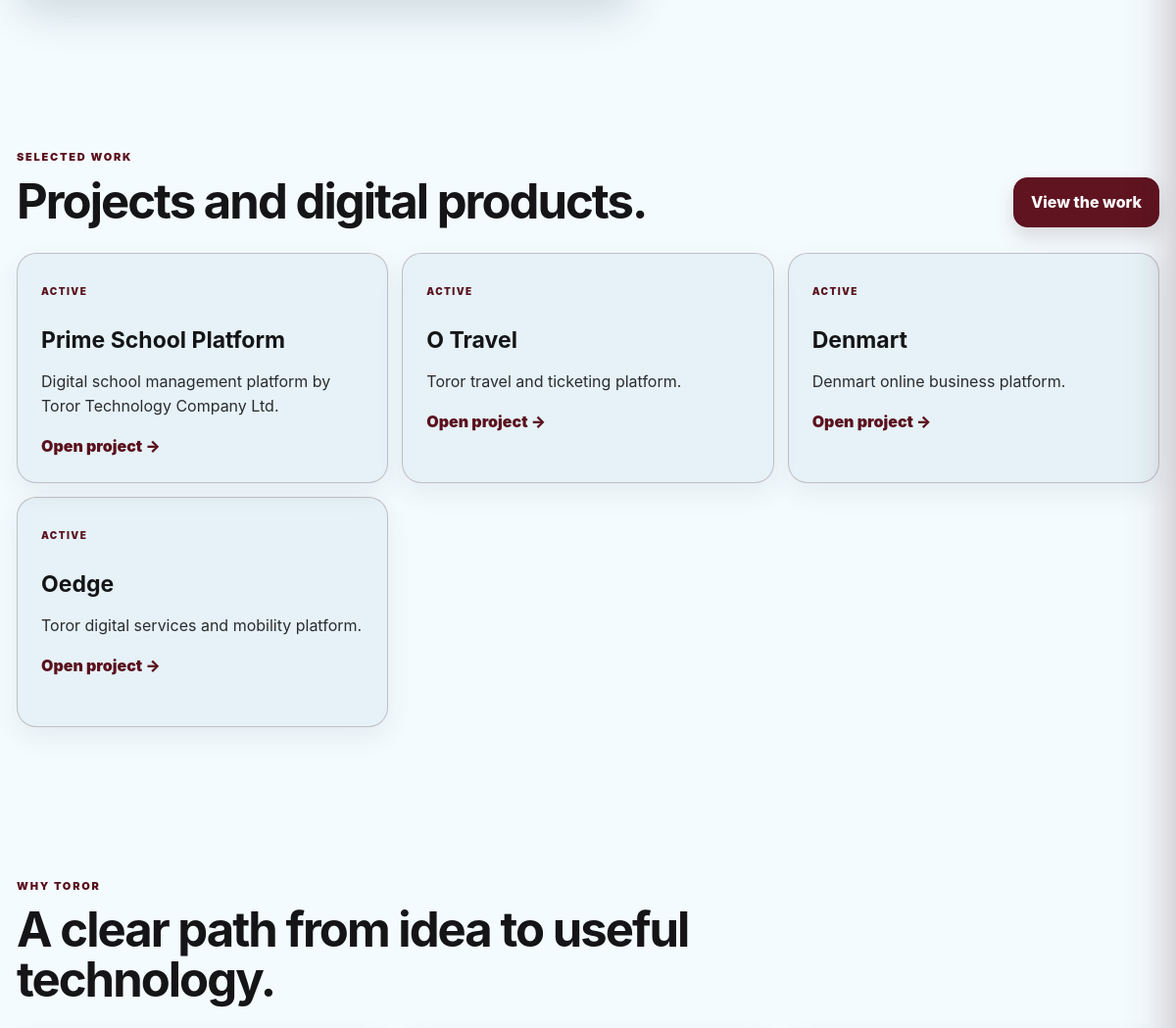
Before: / (middle part) with the older database file.
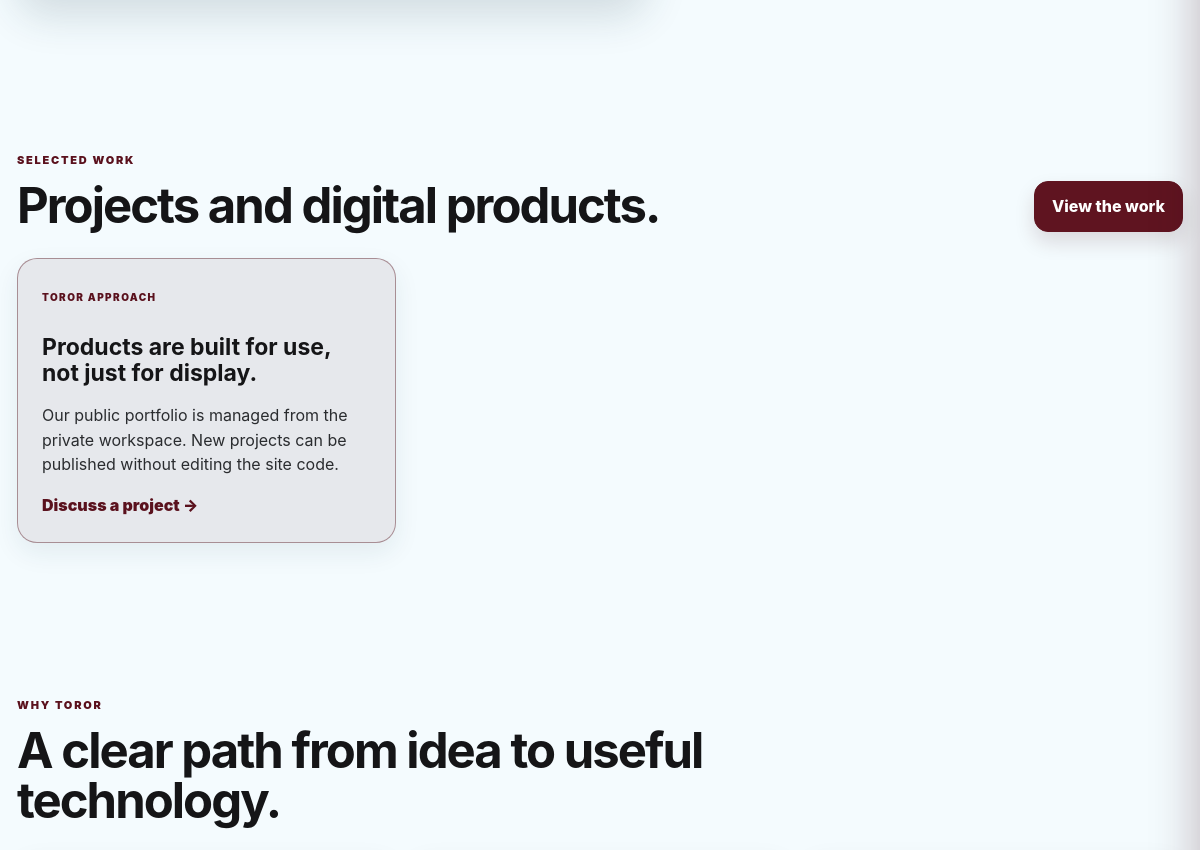
After: the same page with the newer database file.
### tables this page shows
CREATE TABLE projects (
        id INTEGER PRIMARY KEY AUTOINCREMENT,
        title TEXT NOT NULL,
        summary TEXT NOT NULL,
        link TEXT,
        status TEXT NOT NULL DEFAULT 'Active',
        created_at TEXT NOT NULL
    );

### app.py (the view)
@app.route('/')
def index():
    projects = query_all("SELECT * FROM projects WHERE status <> 'Draft' ORDER BY id DESC LIMIT 6")
    store_products = store_product_query(include_inactive=False)[:8]
    return render_template('home.html', projects=projects, store_products=store_products, store_cart_count=len(store_cart_products()))

### app.py (called while the page is built, shortened)
def get_db():
    if 'db' not in g:
        conn = sqlite3.connect(DB_PATH)
        conn.row_factory = sqlite3.Row
        g.db = conn
    return g.db

def _env_value(name, *fallbacks):
    for key in (name, *fallbacks):
        value = os.environ.get(key)
        if value is None:
            continue
        value = value.strip()
        if len(value) >= 2 and value[0] == value[-1] and value[0] in {"'", '"'}:
            value = value[1:-1]
        if value:
            return value
    return ''

def get_admin_name():
    return _env_value('ADMIN_NAME', 'ADMIN_USERNAME', 'ADMIN_USER')

def query_one(sql, args=()):
    return get_db().execute(sql, args).fetchone()

def query_all(sql, args=()):
    return get_db().execute(sql, args).fetchall()

def get_setting(key, default=''):
    row = query_one('SELECT value FROM settings WHERE key=?', (key,))
    return row['value'] if row else default

def is_admin():
    return session.get('admin_logged_in') is True

def store_cart_products():
    raw = session.get('store_cart') or []
    ids = []
    if ids != raw:
        session['store_cart'] = ids
        session.modified = True
    if not ids:
        return []

### templates/home.html (shortened to what this page needs)
{% extends 'base.html' %}
{% set title = site_name ~ ' | Technology & Digital Solutions' %}
{% block content %}
<section class="content-section history-band">
</section>
<section class="content-section" id="work-preview">
  <div class="section-heading"><div><span class="section-kicker">Selected work</span><h2>Projects and digital products.</h2></div><a class="btn" href="/work">View the work</a></div>
  <div class="project-grid-public">
    {% for project in projects %}<article class="project-public-card"><span>{{ project.status }}</span><h3>{{ project.title }}</h3><p>{{ project.summary }}</p>{% if project.link %}<a class="text-link" href="{{ project.link }}" target="_blank" rel="noreferrer">Open project →</a>{% endif %}</article>{% else %}
    <article class="project-public-card featured-project"><span>Toror approach</span><h3>Products are built for use, not just for display.</h3><p>Our public portfolio is managed from the private workspace. New projects can be published without editing the site code.</p><a class="text-link" href="/contact">Discuss a project →</a></article>
    {% endfor %}
  </div>
</section>
<section class="content-section values-section">
  <div class="section-heading"><div><span class="section-kicker">Why Toror</span><h2>A clear path from idea to useful technology.</h2></div></div>
</section>
{% endblock %}

Changed rows visible on the page:
removed projects: status "ACTIVE", title "Prime School Platform", summary "Digital school management platform by Toror Technology Company Ltd."
removed projects: status "ACTIVE", title "O Travel", summary "Toror travel and ticketing platform."
removed projects: status "ACTIVE", title "Denmart", summary "Denmart online business platform."
removed projects: status "ACTIVE", title "Oedge", summary "Toror digital services and mobility platform."
Other visible differences:
text now shown: "TOROR APPROACH Products are built for use, not just for display. Our public portfolio is managed from the private workspace. New projects can be published without editing the site code. Discuss a project →"
